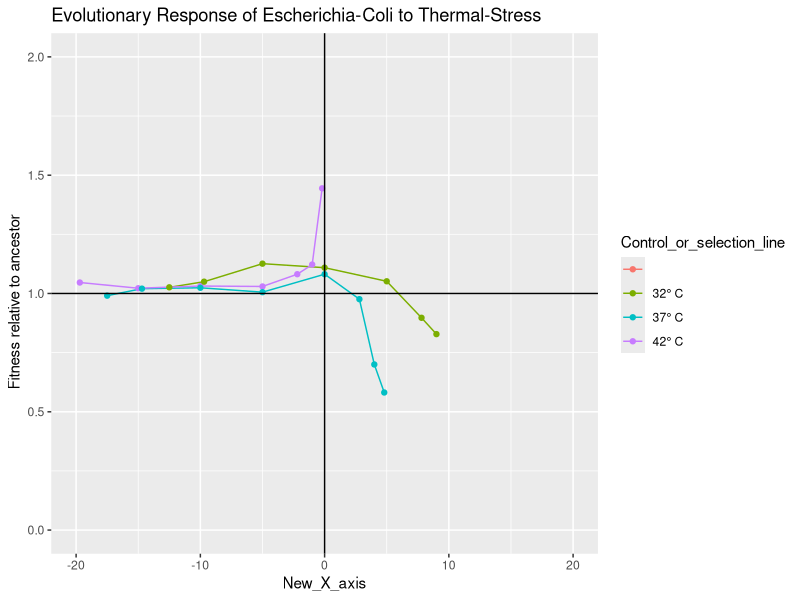

Generate this figure with R: (Note: this script raises an error after producing the figure.)
library(ggplot2)
library(reshape)
library(dplyr)
library(ggpubr)



df<-read.table(file="../../1_data/1_data_multipoint_assay/Lenski_and_Bennett_1993.txt" ,header= TRUE,sep = " ")


df0 <- df%>% slice(1:28)
df0$Selection_temperature=as.numeric(df0$Selection_temperature)
df0$New_X_axis=df0$Assay_temperature-df0$Selection_temperature 

a<- ggplot(df0, aes(x=New_X_axis, y=Mean_sex_not_considered,fill= )) +
  geom_line(aes(group=Control_or_selection_line, color=Control_or_selection_line)) +geom_point(aes(color=Control_or_selection_line))+
  ggtitle("Evolutionary Response of Escherichia-Coli to Thermal-Stress	") +
  ylab("Fitness relative to ancestor	") +ylim(0,2)+geom_hline(yintercept=1)+geom_vline(xintercept=0)+xlim(-20, 20)

#geom_errorbar(aes(ymin=Mean_sex_not_considered-standard_error, ymax=Mean_sex_not_considered+standard_error), width=.2,
#              position=position_dodge(.9) +geom_point()

print(a)


Sel_temp<-df0$Selection_temperature
New_X_axis<-df0$New_X_axis
Rel_fitness<-df0$Mean_sex_not_considered
CI<-df0$Confidence_interval
Replicate<-df0$Replicate
Paper_id<-replicate(28,"Lenski_and _Bennett")

Data_frame_Lenski_and_Bennett<-cbind(Paper_id,Sel_temp,New_X_axis,Rel_fitness,CI,Replicate)

write.table(Data_frame_Lenski_and_Bennett,file = "../../1_data/1_data_multipoint_assay/Combined_graph_dataframes/Data_frame_Lenski_and_Bennett.txt",sep = " ")













#df1 <- df%>% slice(53:55)


#b<- ggplot(df1, aes(x=Assay_temperature, y=Mean_sex_not_considered,fill= )) +
 # geom_line(aes(group=Control_or_selection_line, color=Control_or_selection_line)) +geom_point(aes(color=Control_or_selection_line))+
  #ggtitle("Evolutionary Response of Escherichia-Coli to Thermal-Stress	") +
  #ylab("Fitness relative to ancestor	")  +ylim(0,2)+geom_hline(yintercept=1)

#geom_errorbar(aes(ymin=Mean_sex_not_considered-standard_error, ymax=Mean_sex_not_considered+standard_error), width=.2,
#              position=position_dodge(.9) +geom_point()

#print(b)
